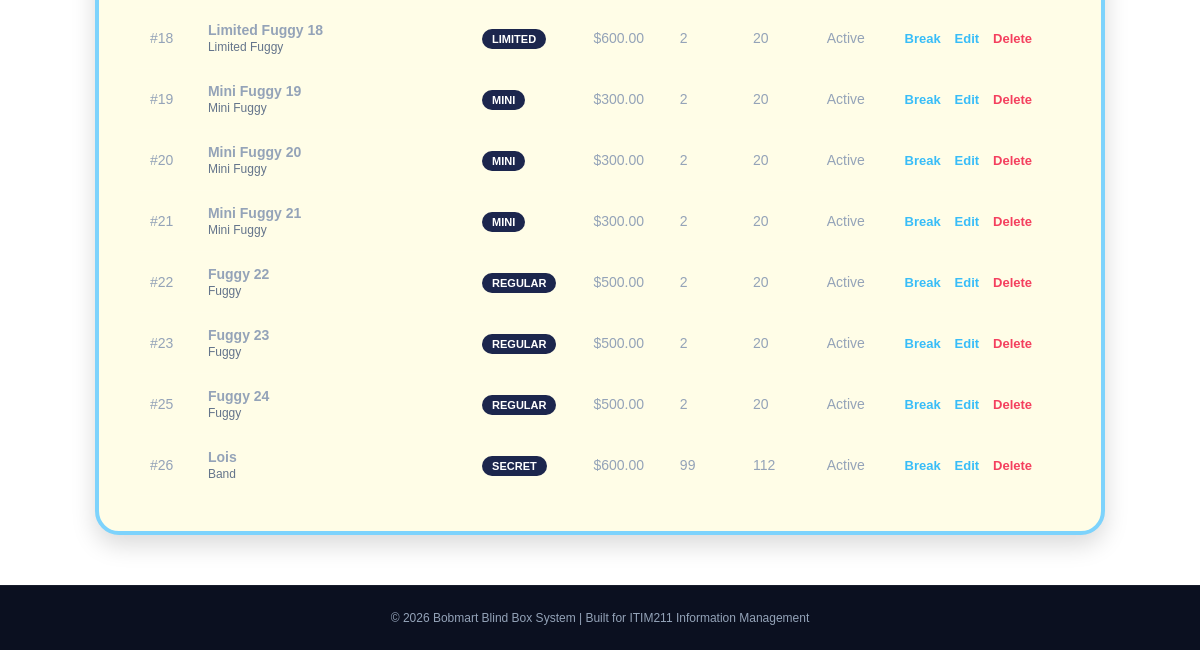
The page /item/index.php (signed in, lower part) on the database as committed earlier.
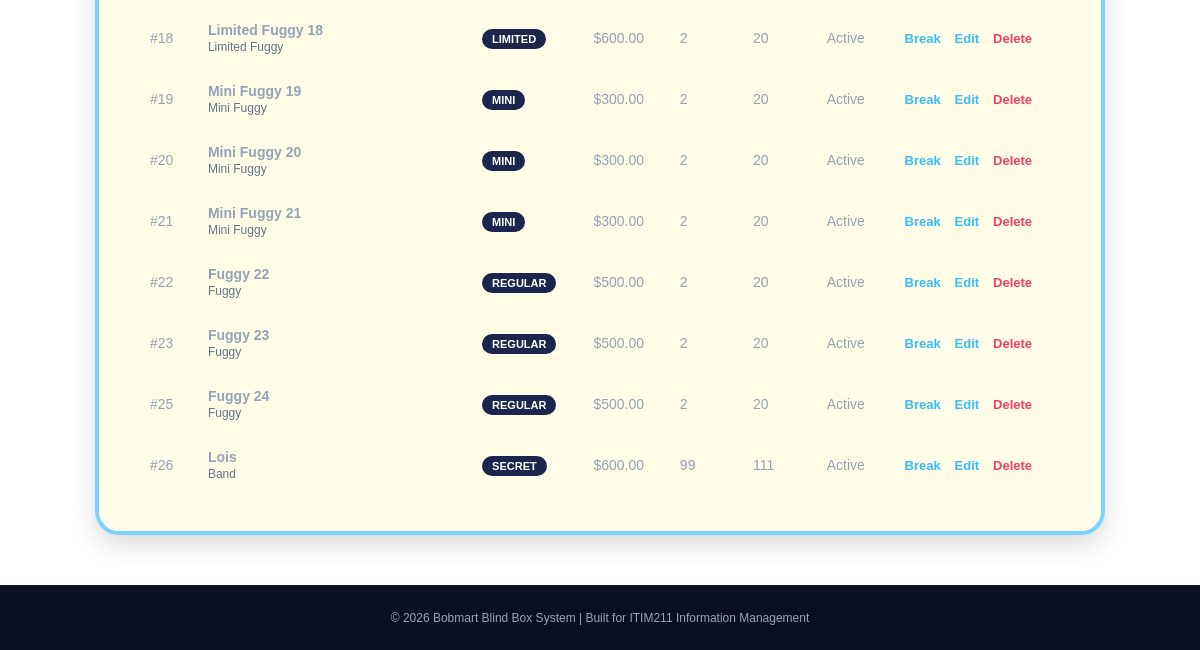
The same page on the database as committed later.
### tables this page shows
CREATE TABLE `stock` (
  `stock_id` int(11) NOT NULL,
  `item_id` int(11) NOT NULL,
  `quantity` int(11) NOT NULL DEFAULT 0,
  `stock_cases` int(11) NOT NULL DEFAULT 0
);

CREATE TABLE `items` (
  `id` int(11) NOT NULL,
  `name` varchar(255) NOT NULL,
  `series_name` varchar(100) NOT NULL,
  `rarity` varchar(50) NOT NULL,
  `cost_price` decimal(10,2) NOT NULL,
  `sell_price` decimal(10,2) NOT NULL,
  `img_path` varchar(255) DEFAULT 'images/default.jpg',
  `status` varchar(50) NOT NULL DEFAULT 'Active',
  `boxes_per_case` int(11) NOT NULL DEFAULT 12
);

### item/index.php (the view, shortened to what this page needs)
<?php
include('../includes/config.php');
include('../includes/header.php');
$sql = "SELECT i.*, s.quantity, s.stock_cases FROM items i JOIN stock s ON i.id = s.item_id";
$result = mysqli_query($conn, $sql);
?>
<div class="dashboard-container">
    <table class="styled-table">
        <tbody>
            <?php while ($item = mysqli_fetch_assoc($result)): ?>
            <tr>
                <td>#<?= $item['id'] ?></td>
                <td>
                    <strong><?= htmlspecialchars($item['name']) ?></strong><br>
                    <span style="color: #64748b; font-size: 12px;"><?= htmlspecialchars($item['series_name']) ?></span>
                </td>
                <td>
                    <span class="badge badge-<?= strtolower($item['rarity'] == 'Secret/Chase' ? 'secret' : $item['rarity']) ?>">
                        <?= $item['rarity'] ?>
                    </span>
                </td>
                <td>$<?= number_format($item['sell_price'], 2) ?></td>
                <td><?= $item['stock_cases'] ?></td>
                <td><?= $item['quantity'] ?></td>
                <td><?= htmlspecialchars($item['status']) ?></td>
                <td class="action-links">
                    <?php if ($item['stock_cases'] > 0): ?>
                        <a href="break_case.php?id=<?= $item['id'] ?>">Break</a>
                    <?php endif; ?>
                    <a href="edit.php?id=<?= $item['id'] ?>">Edit</a>
                    <a href="delete.php?id=<?= $item['id'] ?>" class="delete-btn" onclick="return confirm('Are you sure?')">Delete</a>
                </td>
            </tr>
            <?php endwhile; ?>
        </tbody>
    </table>
</div>
<?php
include('../includes/footer.php');
?>

Rows that differ between the two databases and show on the page:
changed stock "Lois": quantity "112" → "111"
